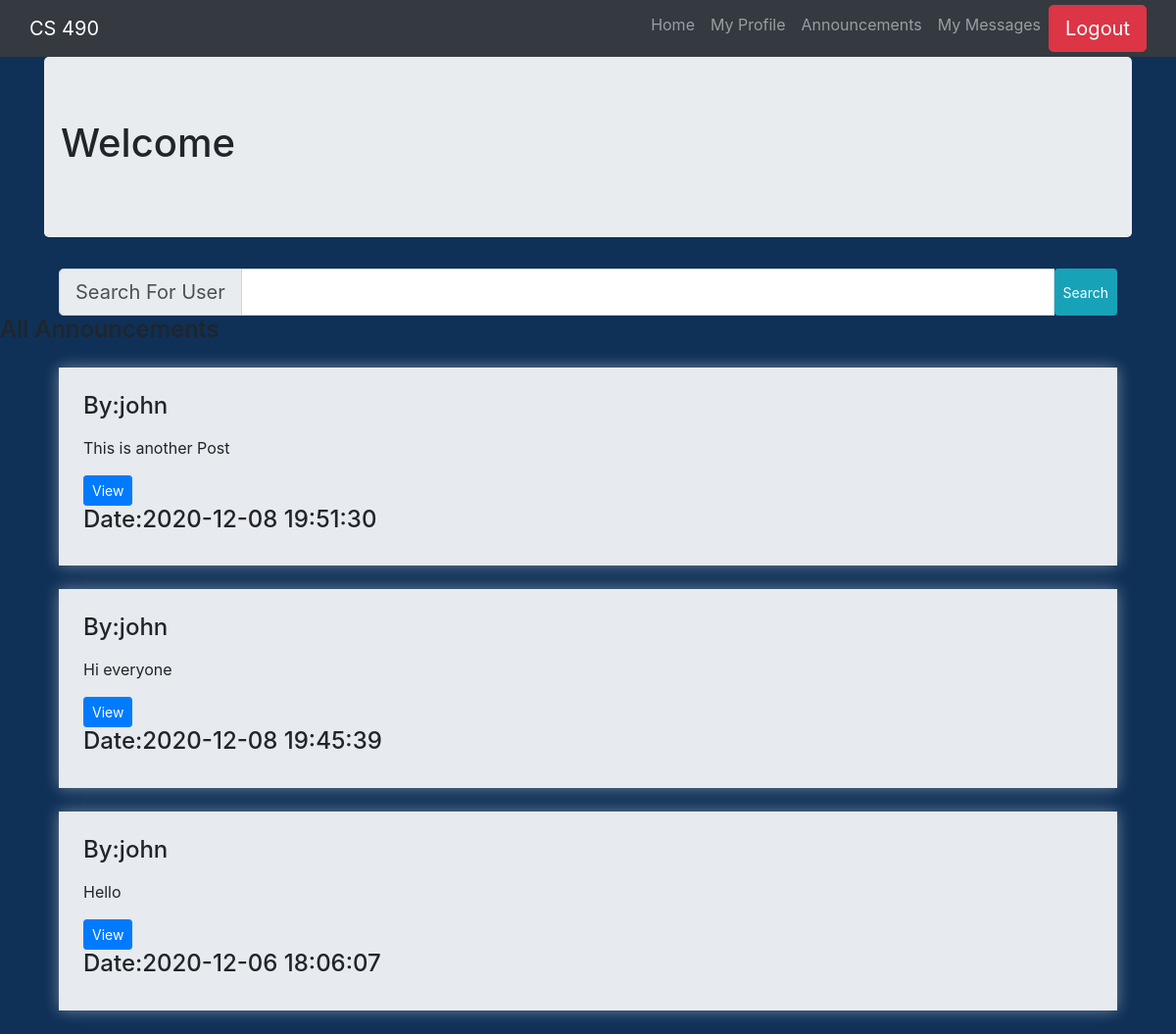
Screenshot of /frontend1/search.php with the database file from the repository.
### tables this page shows
CREATE TABLE `posts` (
  `post_id` int(11) NOT NULL,
  `user_id` int(11) NOT NULL,
  `body` longblob,
  `created_at` datetime DEFAULT NULL,
  `upvotes` int(11) NOT NULL DEFAULT '0',
  `downvotes` int(11) NOT NULL DEFAULT '0',
  `upvote_downvote` int(11) NOT NULL DEFAULT '0'
);

CREATE TABLE `user` (
  `user_id` int(11) NOT NULL,
  `userName` varchar(16) NOT NULL,
  `password` varchar(128) NOT NULL,
  `firstName` varchar(15) NOT NULL,
  `lastName` varchar(15) NOT NULL,
  `email` varchar(80) DEFAULT NULL,
  `user_image` longtext
);

### backend/announcement_utils.php (called while the page is built, shortened)
<?php
function getAnnouncements(){
  $conn = createSQLConnection();
  $statement = "
  SELECT user.user_id, user.userName, user.user_image,  posts.user_id, posts.post_id, posts.body, posts.created_at FROM user JOIN posts ON user.user_id = posts.user_id ORDER BY posts.created_at DESC ";
  $result = mysqli_query($conn, $statement);
  $num_rows = mysqli_num_rows($result);
  $rows = [];
  while($row = mysqli_fetch_assoc($result)){
    $rows[] = $row;
  }
  return $rows;
}

### frontend1/search.php (the view, shortened to what this page needs)
<?php
require_once("../backend/announcement_utils.php");
  $allResults = getAnnouncements();
?>
<!DOCTYPE html>
<html lang="en">
<head>
    <link rel="stylesheet" href="https://stackpath.bootstrapcdn.com/bootstrap/4.4.1/css/bootstrap.min.css">
    <link rel="stylesheet" href="css/styles.css">
</head>
<body>
  <?php include('header.php')?>
  <div class="container">
    <div class="jumbotron">
      <div class="row">
        <h1 class="text-center"><?php echo "Welcome ".  $username ?></h1>
      </div>
    </div>
    <div class="col-12">
      <form>
      <div class="input-group input-group-lg">
        <div class="input-group-prepend">
          <span class="input-group-text" id="inputGroup-sizing-lg">Search For User</span>
        </div>
        <input type="text" name="search" class="form-control" aria-label="Sizing example input" aria-describedby="inputGroup-sizing-lg">
        <button type="submit" class="btn btn-sm btn-info" >Search</button>
      </div>
    </form>
    </div>
</div>
    <div class="announcements">
        <h4>All Announcements</h4>
      <?php
      if(count($allResults) > 0 ){
        foreach($allResults as $result){
            $postId = $result['post_id'];
          echo  "<div class='profileSearch'>".
                      "<h4>By:" . $result['userName']. "</h4>".
                      "<p>". $result['body']. "</p>".
                      "<a class='btn btn-primary btn-sm' href='view.php?id=$postId'>View </a>".
                      "<h4>Date:".$result['created_at']. "</h4>".
                  "</div>";
        }
      }else{
        echo "<h1>" . "No Available Announcemen" . "</h1>";
      }
       ?>
    </div>
</body>
</html>

### frontend1/css/styles.css (style rules this page uses)
body { background-color: #0f3057; }
.profileSearch { background-color: #e7eaee; padding: 25px; margin: 2% 5%; box-shadow: 0 0 15px rgba(255, 255, 255, 0.4); }
html { scroll-behavior: smooth; }
a { text-decoration: inherit; color: black; }

### rows the page displays
posts: user.userName "john", body "This is another Post", created_at "2020-12-08 19:51:30"
posts: user.userName "john", body "Hi everyone", created_at "2020-12-08 19:45:39"
posts: user.userName "john", body "Hello", created_at "2020-12-06 18:06:07"
